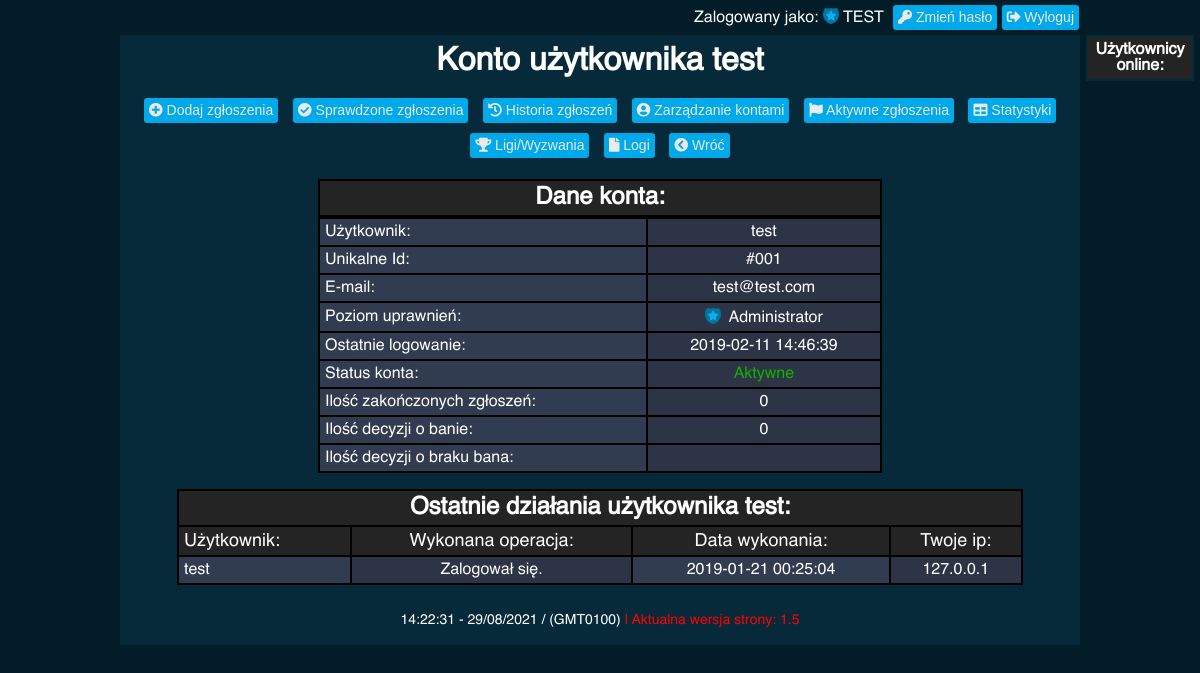
Screenshot of /myaccount.php?user=test (signed in) with the database file from the repository.
### tables this page shows
CREATE TABLE `users` (
  `id` int(3) UNSIGNED ZEROFILL NOT NULL,
  `login` varchar(32) NOT NULL,
  `password` varchar(48) NOT NULL,
  `email` varchar(100) NOT NULL,
  `permission` int(11) NOT NULL,
  `lastlogin` datetime DEFAULT NULL,
  `activitytime` datetime DEFAULT NULL,
  `active` int(1) DEFAULT '1',
  `token` varchar(34) DEFAULT NULL
);

CREATE TABLE `logs` (
  `id` int(10) UNSIGNED ZEROFILL NOT NULL,
  `u_id` int(3) UNSIGNED ZEROFILL DEFAULT NULL,
  `login` varchar(32) DEFAULT NULL,
  `action` varchar(255) DEFAULT NULL,
  `actiondate` datetime DEFAULT NULL,
  `ip` varchar(100) DEFAULT NULL
);

### myaccount.php (the view, shortened to what this page needs)
<?php
    $flag = 0;
    if(isset($_COOKIE['auth_token']) && isset($_COOKIE['auth_login'])){
        include "connect.php";
		$login = $_COOKIE['auth_login'];
        $token = $_COOKIE['auth_token'];
        $flag = 1;
        $adminQuery = "select permission from users where login='".$login."' and token='".$token."'";
		$adminDoQuery = mysqli_query($con, $adminQuery);
		if(mysqli_num_rows($adminDoQuery)){
			while($adminScore = mysqli_fetch_assoc($adminDoQuery))
				$permission = $adminScore['permission'];
        }
    }
    if(!empty($_GET['user']))
        $user = $_GET['user'];
?>
<!DOCTYPE html>
<html lang="pl">
<head>
    <link href="css/style.css" rel="stylesheet" type="text/css">
    <link rel="stylesheet" href="https://use.fontawesome.com/releases/v5.6.3/css/all.css">
</head>
<body onload="startTime()">
    <div id="con-sta">
            <?php
                if(!isset($_COOKIE['auth_token']) && !isset($_COOKIE['auth_login'])){
                    echo "<nav>
                        <a href='index.php'><img src='img/esportal_white.png' alt='esportal_logo_black' /></a>
                    </nav>
                    <header class='dark-theme'>
                        <div id='title'>
                            Overwatchers Panel<span id='beta'>.BETA</span>
                        </div>
                    </header>
                    <section>
                    <span id='noneperm'>Nie posiadasz uprawnień do przeglądania tej strony!</span><br />
                    <a href='index.php'><button class='offsite'>Strona główna</button></a>
                    </section>";
                }
                else{
                    echo "<div id='acc'>
                    <p>Zalogowany jako: ";
                    if($permission == 1)
                        echo "<img src='img/admin.png' alt='admin' class='iconAcc'>";
                    echo"<span class='accTheme'>".$login."</span>
                    <a href='changepass.php'><button class='buttonDark' id='change'><i class='fa fa-key'></i> Zmień hasło</button></a>
                    <a href='logout.php'><button class='buttonDark'><i class='fa fa-sign-out-alt'></i> Wyloguj</button></a>
                    </p></div>
                    <div id='replays' class='dark-theme'>";
                if($permission == 1 && !empty($user))
                    echo "<h1>Konto użytkownika ".$user."</h1><br />";
                    if($permission == 1){
                        echo "
                        <a href='addreport.php'><button class='buttonDark'><i class='fa fa-plus-circle'></i> Dodaj zgłoszenia</button></a>
                        <a href='reportdone.php'><button class='buttonDark'><i class='fa fa-check-circle'></i> Sprawdzone zgłoszenia</button></a>
                        <a href='history.php'><button class='buttonDark'><i class='fa fa-history'></i> Historia zgłoszeń</button></a>
                        <a href='account.php'><button class='buttonDark'><i class='fa fa-user-circle'></i> Zarządzanie kontami</button></a>
                        <a href='pending.php'><button class='buttonDark'><i class='fa fa-flag'></i> Aktywne zgłoszenia</button></a>
                        <a href='stats.php'><button class='buttonDark'><i class='fa fa-table'></i> Statystyki</button></a>
                        <a href='leagues.php'><button class='buttonDark'><i class='fa fa-trophy'></i> Ligi/Wyzwania</button></a>
                        <a href='logs.php'><button class='buttonDark'><i class='fa fa-file' aria-hidden='true'></i> Logi</button></a>
                        <a href='admin.php'><button class='buttonDark'><i class='fa fa-chevron-circle-left'></i> Wróć</button></a><br /><br />";
                    }
                    if($flag == 1){
                        if(!empty($_GET['user'])){
                            if($permission == 1){
                                include "connect.php";
                                $uQuery_0 = "select id, login, email, permission, lastlogin, active from users where login='".$user."'";
                                $uQuery_1 = "select u.login as login, u.permission as permission, count(case when r.repadmin = u.login then 1 else null end) as repCount from users as u, replays as r where (r.ban = 1 or r.ban = 2) and u.login='".$user."' group by u.login order by repCount desc";
                                $uQuery_2 = "select u.login as login, u.permission as permission, count(case when r.repadmin = u.login then 1 else null end) as repCount from users as u, replays as r where r.ban = 1 and u.login='".$user."' group by u.login order by repCount desc";
                                $uQueryDone_0 = mysqli_query($con, $uQuery_0);
                                $uQueryDone_1 = mysqli_query($con, $uQuery_1);
                                $uQueryDone_2 = mysqli_query($con, $uQuery_2);
                                if(mysqli_num_rows($uQueryDone_0)){
                                    while($uScore_0 = mysqli_fetch_array($uQueryDone_0)){
                                        $myId = $uScore_0['id'];
                                        $myLogin = $uScore_0['login'];
                                        $myEmail = $uScore_0['email'];
                                        $myPermission = $uScore_0['permission'];
                                        $myLast = $uScore_0['lastlogin'];
                                        $myStatus = $uScore_0['active'];
                                    }
                                }
                                if(mysqli_num_rows($uQueryDone_1)){
                                    while($uScore_1 = mysqli_fetch_array($uQueryDone_1)){
                                        $count_1 = $uScore_1['repCount'];
                                    }
                                }
                                if(mysqli_num_rows($uQueryDone_2)){
                                    while($uScore_2 = mysqli_fetch_array($uQueryDone_2)){
                                        $count_2 = $uScore_2['repCount'];
                                    }
                                }
                                echo
                                    "
                                    <div id='myacc-stats'>
                                    <table>
                                        <thead>
                                            <tr>
                                                <th colspan='2'>Dane konta:</th>
                                            <tr>
                                        </thead>
                                        <tbody>
                                        <tr>
                                            <td>Użytkownik:</td>
                                            <td>".$myLogin."</td>
                                        </tr>
                                        <tr>
                                            <td>Unikalne Id:</td>
                                            <td>#".$myId."</td>
                                        </tr>
                                        <tr>
                                            <td>E-mail:</td>
                                            <td>".$myEmail."</td>
                                        </tr>
                                        <tr>
                                            <td>Poziom uprawnień:</td>
                                        ";
                                    if($myPermission == 1)
                                        echo "<td><img src='img/admin.png' alt='admin' class='iconAcc'> Administrator</td>";
                                echo
                                    "
                                        </tr>
                                        <tr>
                                            <td>Ostatnie logowanie:</td>
                                            <td>".$myLast."</td>
                                        </tr>
                                        <tr>
                                            <td>Status konta:</td>";
                                if($myStatus == 1)
                                        echo "<td><span class='success'>Aktywne</span></td>";
                                echo "
                                        </tr>
                                        <tr>
                                            <td>Ilość zakończonych zgłoszeń:</td>
                                            <td>".$count_1."</td>
                                        </tr>
                                        <tr>
                                            <td>Ilość decyzji o banie:</td>
                                            <td>".$count_2."</td>
                                        </tr>
                                        <tr>
                                            <td>Ilość decyzji o braku bana:</td>
                                            <td>".$count_3."</td>
                                        </tr>
                                        </tbody>
                                    </table><br />
                                    </div>
                                    <div class='acc-logs'>
                                    <table>
                                    <thead>
                                        <tr>
                                            <th colspan='4'>Ostatnie działania użytkownika ".$user.":</th>
                                        </tr>
                                    </thead>
                                    <tbody>
                                        <tr class='first'>
                                            <td>Użytkownik:</td>
                                            <td>Wykonana operacja:</td>
                                            <td>Data wykonania:</td>
                                            <td>Twoje ip:</td>
                                        </tr>
                                    ";
                                include "connect.php";
                                $lastQuery = "SELECT login, action, actiondate, ip from logs where login='".$user."' ORDER BY id desc LIMIT 20";
                                $lastDoQuery = mysqli_query($con, $lastQuery);
                                if(mysqli_num_rows($lastDoQuery)){
                                    while($lastScore = mysqli_fetch_array($lastDoQuery)){
                                        echo
                                            "
                                            <tr>
                                                <td>".$lastScore['login']."</td>
                                                <td>".$lastScore['action']."</td>
                                                <td>".$lastScore['actiondate']."</td>
                                                <td>".$lastScore['ip']."</td>
                                            </tr>
                                            ";
                                    }
                                }
                                    echo "
                                                </tbody>
                                            </table>
                                        </div>
                                    </div>
                                    ";
                            }else{
                                header ("Location: myaccount.php");
                            }
                        }
                    }
                }
            ?>
        <footer class="dark-theme">
            <span id="time"></span>
            <?php
                echo $timestamp = date(' - d/m/Y').' / (GMT0100)';
                include "ver.php";
            ?>
        </footer>
    </div>
    <div id='activity'>
            <?php
            if($flag == 1){
                echo
                    "
                    <table>
                        <thead>
                            <tr>
                                <th>Użytkownicy online:</th>
                            </tr>
                        </thead>
                        <tbody>
                    ";
                echo
                    "
                        </tbody>
                    </table>
                    ";
            }
            ?>
    </div>
</body>
</html>

### css/style.css (style rules this page uses)
* { padding: 0; margin: 0; }
body { font-family: helvetica; background-color: #031d28; height: 100%; color: white; }
#con-sta { width: 70%; margin: 0 auto; }
.success { color: #15af01; font-size: 16px; }
#acc { text-align: right; margin-right: -4px; }
#change { margin-right: -5px; }
#replays, #adminlist, #reportlist { padding: 10px; font-size: 16px; }
#replays table { width: 100%; background-color: black; color: white; }
#replays table td, #adminlist table td { padding: 5px; }
#replays table tr:nth-child(n+2) td:nth-child(odd), #adminlist table tr:nth-child(n+2) td:nth-child(odd), #logs table tr:nth-child(n+2) td:nth-child(odd), .acc-logs table tr:nth-child(n+2) td:nth-child(odd) { background-color: #323C50; }
#replays table tr:nth-child(n+2) td:nth-child(even), #adminlist table tr:nth-child(n+2) td:nth-child(even), #logs table tr:nth-child(n+2) td:nth-child(even), .acc-logs table tr:nth-child(n+2) td:nth-child(even) { background-color: #2C3446; }
#con-sta table { margin: 0 auto; width: 60%; background-color: black; color: white; }
#con-sta table tr td:nth-child(1) { text-align: left; }
#myacc-stats table tr td:first-child { background-color: #323C50; }
#myacc-stats table tr td:nth-child(2) { background-color: #2C3446; }
.first { background-color: #242424; font-size: 18px; margin: 2px; }
.dark-theme { background-color: #062a3a; color: white; text-align: center; }
.accTheme { text-transform: uppercase; }
.buttonDark { line-height: 15px; margin: 5px; padding: 5px; background-color: #00a9e9; color: #eaeaea; border: none; border-radius: 3px; transition: 0.3s; font-size: 14px; }
.iconAcc { width: 16px; margin-bottom: -2px; margin-right: 4px; }
#activity { position: absolute; left: 86%; top: 35px; width: 13%; float: right; margin-right: 1%; }
#activity table { width: 100%; background-color: #062a3a; margin-left: auto; margin-right: auto; }
#activity table thead { background-color: #242424; padding: 5px; }
#activity table tr td, #activity table tr th, #logs table tr td, #logs table tr th { padding: 5px; }
.acc-logs { text-align: center; }
.acc-logs table { width: 100%!important; }
.acc-logs table thead th, #myacc-stats table thead th { padding: 5px; }
#logs table, .acc-logs { width: 90%; background-color: #000; margin-left: auto; margin-right: auto; }
#logs table thead, .acc-logs table thead, #myacc-stats table thead { background-color: #242424; padding: 5px; font-size: 24px; }
footer { clear: both; font-size: 14px; line-height: 50px; text-align: center; position: relative; bottom: 0; }
@media screen and (max-width: 1600px) { #con-sta { width: 80%; margin: 0 auto; } }
@media screen and (max-width: 1600px) { #activity { position: absolute; left: 90.5%; top: 35px; width: 9%; float: right; } }

### rows the page displays
users: login "test", id "001", email "test@test.com", lastlogin "2019-02-11 14:46:39"
logs: login "test", action "Zalogował się.", actiondate "2019-01-21 00:25:04", ip "127.0.0.1"

### other values shown
$login "TEST"
$user "test"
$count_1 "0"
$count_2 "0"
$version "1.5"
